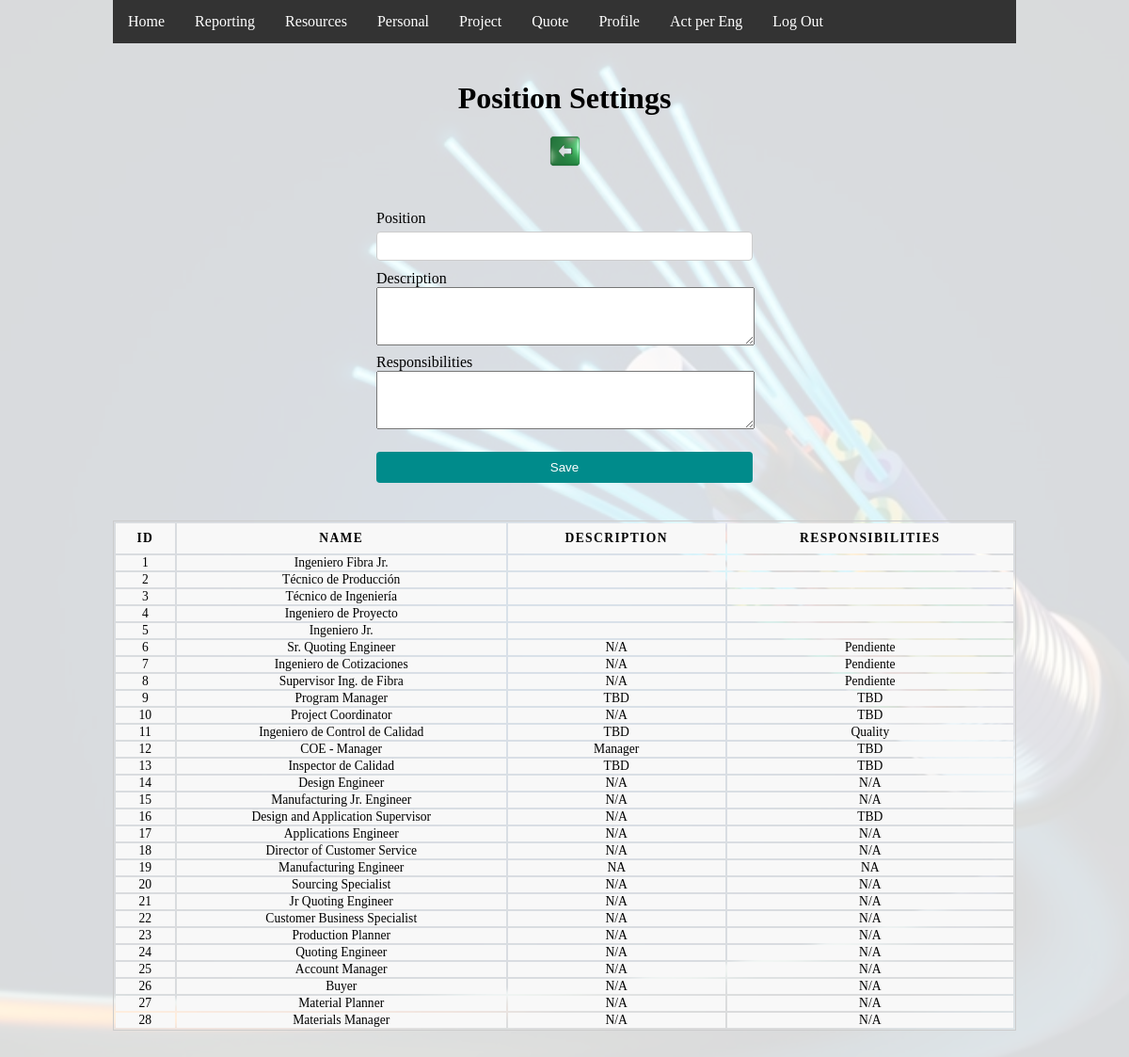
The app's page /puesto.php (signed in) with its own data.
### tables this page shows
CREATE TABLE `puesto` (
  `idPuesto` int(11) NOT NULL,
  `nombre` varchar(50) NOT NULL,
  `descripcion` text NOT NULL,
  `fechaCrea` datetime NOT NULL DEFAULT current_timestamp(),
  `responsabilidades` text DEFAULT NULL
);

### puesto.php (the view, shortened to what this page needs)
<?php
  include "inc/conexion.php";
  include "inc/header.php";
?>
<!DOCTYPE html>
  <div class="flex-container">
    <h1>Position Settings</h1>
    <a href='empleado.php'>
        <div class='icon-container' style="margin: 20px 0px;">
            <div class='back-icon-green'></div>
        </div>
    </a>
    <form id="form_puesto" action="puesto_registro.php" method="post">
        <div class="input-field">
          <label for="nombre">Position</label>
          <input name="nombre" type="text" id="nombre" required>
        </div>
        <div class="input-field">
          <label for="descripcion">Description</label>
          <textarea id="descripcion" style="width: 100%;" name="descripcion" rows="4" cols="50" required></textarea>
        </div>
        <div class="input-field">
          <label for="responsabilidades">Responsibilities</label>
          <textarea id="responsabilidades" style="width: 100%;" name="responsabilidades" rows="4" cols="50" required></textarea>
        </div>
        <input type="submit" value="Save">
    </form>
  </div>
  <div class="flex-container">
    <table>
      <thead>
        <tr>
          <th>ID</th>
          <th>Name</th>
          <th>Description</th>
          <th>Responsibilities</th>
        </tr>
      </thead>
  <?php
      $stmt = $dbh->prepare("SELECT idPuesto, nombre, descripcion, responsabilidades FROM puesto");
      $stmt->execute();
      while ($resultado = $stmt->fetch()) {
          echo "<tr>";
          echo "<td>". $resultado->idPuesto . "</td>";
          echo "<td>". $resultado->nombre . "</td>";
          echo "<td>". $resultado->descripcion . "</td>";
          echo "<td>". $resultado->responsabilidades . "</td>";
          echo "</tr>";
      }
  ?>
    </table>
  </div>

### css/style1.css (style rules this page uses)
* { margin: 0; padding: 0; }
html { height: 100%; }
body { background-image: url("/images/fiberBG.jpg"); background-color: rgba(255,255,255,0.85); background-blend-mode: lighten; background-position: center; background-size: cover; display: flex; flex-direction: column; height: 100%; margin: 0; margin-left: 10%; margin-right: 10%; height: auto; padding-bottom: 200px; }
.flex-container { margin-top: 40px; display: flex; flex-wrap: wrap; flex-direction: column; align-items: center; }
.icon-container { width: auto; display: flex; justify-content: center; }
.icon-container div { height: 35px; width: 35px; }
a { text-decoration: none; }
form { margin-top: 20px; width: 25em; }
.input-field { margin-top: 5px; text-align: left; }
input[type=text], input[type=email], input[type=password], input[type=number], input[type=date], select { width: 100%; padding: 7px 12px; margin-top: 5px; margin-bottom: 5px; display: inline-block; border: 1px solid #ccc; border-radius: 4px; box-sizing: border-box; }
input[type=submit], input[type=button] { width: 100%; align-content: center; background-color: DarkCyan; color: white; padding: 9px 20px; margin-top: 20px; border: none; border-radius: 4px; cursor: pointer; }
table { border: 1px solid #ccc; margin: 0; padding: 0; width: 100%; }
table tr { background-color: #f8f8f8; border: 1px solid #ddd; }
table th, table td { font-size: .85em; text-align: center; }
table th { padding: .600em; font-size: .85em; letter-spacing: .1em; text-transform: uppercase; }
.back-icon-green { background-image: url('/images/icons/back-icon-green.png'); background-size: cover; }

### records on screen
puesto: idPuesto "1", nombre "Ingeniero Fibra Jr."
puesto: idPuesto "2", nombre "Técnico de Producción"
puesto: idPuesto "3", nombre "Técnico de Ingeniería"
puesto: idPuesto "4", nombre "Ingeniero de Proyecto"
puesto: idPuesto "5", nombre "Ingeniero Jr."
puesto: idPuesto "6", nombre "Sr. Quoting Engineer", descripcion "N/A", responsabilidades "Pendiente"
puesto: idPuesto "7", nombre "Ingeniero de Cotizaciones", descripcion "N/A", responsabilidades "Pendiente"
puesto: idPuesto "8", nombre "Supervisor Ing. de Fibra", descripcion "N/A", responsabilidades "Pendiente"
puesto: idPuesto "9", nombre "Program Manager", descripcion "TBD", responsabilidades "TBD"
puesto: idPuesto "10", nombre "Project Coordinator", descripcion "N/A", responsabilidades "TBD"
puesto: idPuesto "11", nombre "Ingeniero de Control de Calidad", descripcion "TBD", responsabilidades "Quality"
puesto: idPuesto "12", nombre "COE - Manager", descripcion "Manager", responsabilidades "TBD"
puesto: idPuesto "13", nombre "Inspector de Calidad", descripcion "TBD", responsabilidades "TBD"
puesto: idPuesto "14", nombre "Design Engineer", descripcion "N/A", responsabilidades "N/A"
puesto: idPuesto "15", nombre "Manufacturing Jr. Engineer", descripcion "N/A", responsabilidades "N/A"
puesto: idPuesto "16", nombre "Design and Application Supervisor", descripcion "N/A", responsabilidades "TBD"
puesto: idPuesto "17", nombre "Applications Engineer", descripcion "N/A", responsabilidades "N/A"
puesto: idPuesto "18", nombre "Director of Customer Service", descripcion "N/A", responsabilidades "N/A"
puesto: idPuesto "19", nombre "Manufacturing Engineer", descripcion "NA", responsabilidades "NA"
puesto: idPuesto "20", nombre "Sourcing Specialist", descripcion "N/A", responsabilidades "N/A"
puesto: idPuesto "21", nombre "Jr Quoting Engineer", descripcion "N/A", responsabilidades "N/A"
puesto: idPuesto "22", nombre "Customer Business Specialist", descripcion "N/A", responsabilidades "N/A"
puesto: idPuesto "23", nombre "Production Planner", descripcion "N/A", responsabilidades "N/A"
puesto: idPuesto "24", nombre "Quoting Engineer", descripcion "N/A", responsabilidades "N/A"
puesto: idPuesto "25", nombre "Account Manager", descripcion "N/A", responsabilidades "N/A"
puesto: idPuesto "26", nombre "Buyer", descripcion "N/A", responsabilidades "N/A"
puesto: idPuesto "27", nombre "Material Planner", descripcion "N/A", responsabilidades "N/A"
puesto: idPuesto "28", nombre "Materials Manager", descripcion "N/A", responsabilidades "N/A"
